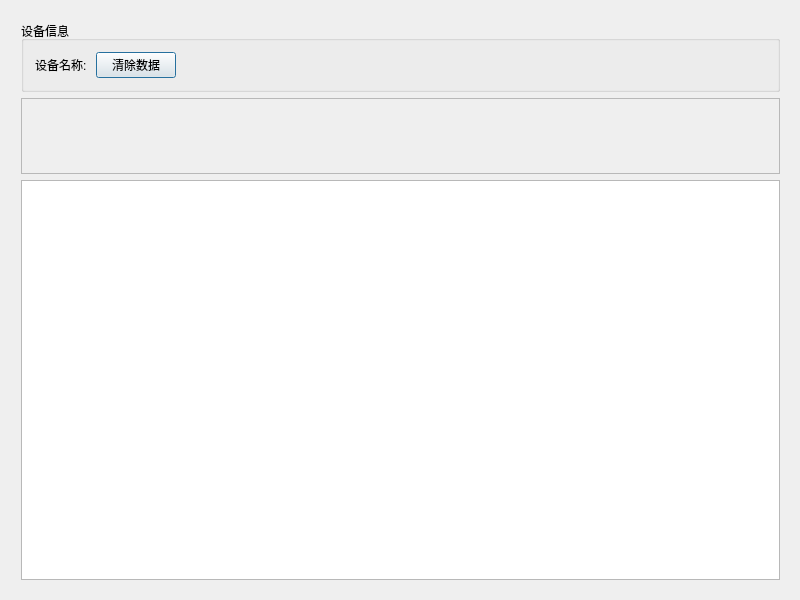
<?xml version="1.0" encoding="UTF-8"?>
<ui version="4.0">
 <class>DeviceLineChartDialog</class>
 <widget class="QDialog" name="DeviceLineChartDialog">
  <property name="geometry">
   <rect>
    <x>0</x>
    <y>0</y>
    <width>800</width>
    <height>600</height>
   </rect>
  </property>
  <property name="windowTitle">
   <string>设备数据折线图</string>
  </property>
  <widget class="QWidget" name="verticalLayoutWidget">
   <property name="geometry">
    <rect>
     <x>10</x>
     <y>10</y>
     <width>781</width>
     <height>581</height>
    </rect>
   </property>
   <layout class="QVBoxLayout" name="verticalLayout">
    <item>
     <widget class="QGroupBox" name="deviceInfoGroupBox">
      <property name="title">
       <string>设备信息</string>
      </property>
      <layout class="QHBoxLayout" name="horizontalLayout">
       <item>
        <widget class="QLabel" name="deviceNameLabel">
         <property name="text">
          <string>设备名称: </string>
         </property>
        </widget>
       </item>
       <item>
        <widget class="QPushButton" name="clearDataButton">
         <property name="text">
          <string>清除数据</string>
         </property>
        </widget>
       </item>
       <item>
        <spacer name="horizontalSpacer">
         <property name="orientation">
          <enum>Qt::Horizontal</enum>
         </property>
         <property name="sizeHint" stdset="0">
          <size>
           <width>40</width>
           <height>20</height>
          </size>
         </property>
        </spacer>
       </item>
      </layout>
     </widget>
    </item>
    <item>
     <widget class="QScrollArea" name="parameterScrollArea">
      <property name="widgetResizable">
       <bool>true</bool>
      </property>
      <widget class="QWidget" name="parameterScrollAreaWidgetContents">
       <property name="geometry">
        <rect>
         <x>0</x>
         <y>0</y>
         <width>775</width>
         <height>61</height>
        </rect>
       </property>
       <layout class="QHBoxLayout" name="parameterButtonsLayout">
        <property name="spacing">
         <number>5</number>
        </property>
        <item>
         <spacer name="horizontalSpacer_2">
          <property name="orientation">
           <enum>Qt::Horizontal</enum>
          </property>
          <property name="sizeHint" stdset="0">
           <size>
            <width>40</width>
            <height>20</height>
           </size>
          </property>
         </spacer>
        </item>
       </layout>
      </widget>
     </widget>
    </item>
    <item>
     <widget class="QtCharts::QChartView" name="chartView">
      <property name="sizePolicy">
       <sizepolicy hsizetype="Expanding" vsizetype="Expanding">
        <horstretch>0</horstretch>
        <verstretch>0</verstretch>
       </sizepolicy>
      </property>
      <property name="minimumSize">
       <size>
        <width>0</width>
        <height>400</height>
       </size>
      </property>
      <property name="renderHint">
       <enum>QPainter::Antialiasing</enum>
      </property>
     </widget>
    </item>
   </layout>
  </widget>
 </widget>
 <layoutdefault spacing="6" margin="11"/>
 <customwidgets>
  <customwidget>
   <class>QtCharts::QChartView</class>
   <extends>QGraphicsView</extends>
   <header>QtCharts/QChartView</header>
  </customwidget>
 </customwidgets>
 <resources/>
 <connections/>
</ui>
